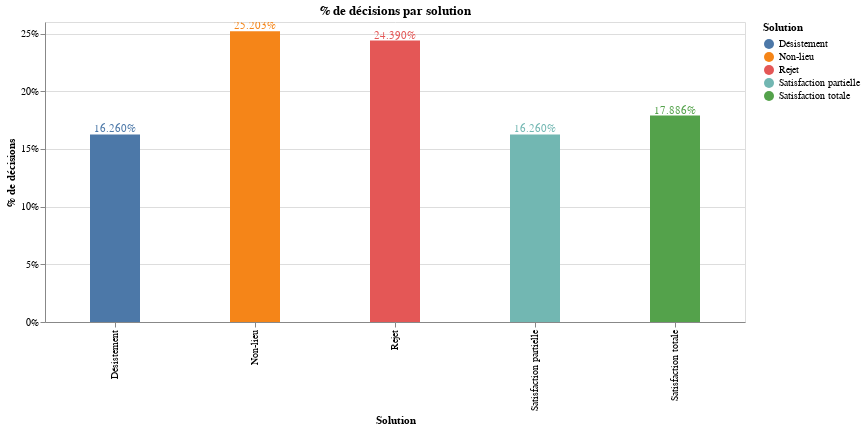

The code cell stored with this chart in its notebook:
### Code cell
merged_df['id'] = 1
df2 = pd.DataFrame(merged_df.groupby('Solution').count()['id']).reset_index()

bars = alt.Chart(df2).mark_bar(size=50).encode(
    x=alt.X('Solution'),
    y=alt.Y('PercentOfTotal:Q', axis=alt.Axis(format='.0%', title='% de décisions')),
    color='Solution'
).transform_window(
    TotalArticles='sum(id)',
    frame=[None, None]
).transform_calculate(
    PercentOfTotal="datum.id / datum.TotalArticles"
)

text = bars.mark_text(
    align='center',
    baseline='bottom',
    #dx=5  # Nudges text to right so it doesn't appear on top of the bar
).encode(
    text=alt.Text('PercentOfTotal:Q', format='.3%')
)

(bars + text).interactive().properties(
    height=300,
    width=700,
    title = "% de décisions par solution",
)

### Figure 1 — Vega-Lite specification as saved in the notebook (floating-point values rounded to 4 significant figures)
{"config": {"view": {"continuousWidth": 400, "continuousHeight": 300}}, "layer": [{"mark": {"type": "bar", "size": 50}, "encoding": {"color": {"field": "Solution", "type": "nominal"}, "x": {"field": "Solution", "type": "nominal"}, "y": {"axis": {"format": ".0%", "title": "% de décisions"}, "field": "PercentOfTotal", "type": "quantitative"}}, "selection": {"selector002": {"type": "interval", "bind": "scales", "encodings": ["x", "y"]}}, "transform": [{"window": [{"op": "sum", "field": "id", "as": "TotalArticles"}], "frame": [null, null]}, {"calculate": "datum.id / datum.TotalArticles", "as": "PercentOfTotal"}]}, {"mark": {"type": "text", "align": "center", "baseline": "bottom"}, "encoding": {"color": {"field": "Solution", "type": "nominal"}, "text": {"field": "PercentOfTotal", "format": ".3%", "type": "quantitative"}, "x": {"field": "Solution", "type": "nominal"}, "y": {"axis": {"format": ".0%", "title": "% de décisions"}, "field": "PercentOfTotal", "type": "quantitative"}}, "transform": [{"window": [{"op": "sum", "field": "id", "as": "TotalArticles"}], "frame": [null, null]}, {"calculate": "datum.id / datum.TotalArticles", "as": "PercentOfTotal"}]}], "data": {"name": "data-5b116208e481582f99190a115669011e"}, "height": 300, "title": "% de décisions par solution", "width": 700, "$schema": "https://vega.github.io/schema/vega-lite/v4.17.0.json", "datasets": {"data-5b116208e481582f99190a115669011e": [{"Solution": "Désistement", "id": 20}, {"Solution": "Non-lieu", "id": 31}, {"Solution": "Rejet", "id": 30}, {"Solution": "Satisfaction partielle", "id": 20}, {"Solution": "Satisfaction totale", "id": 22}]}}
